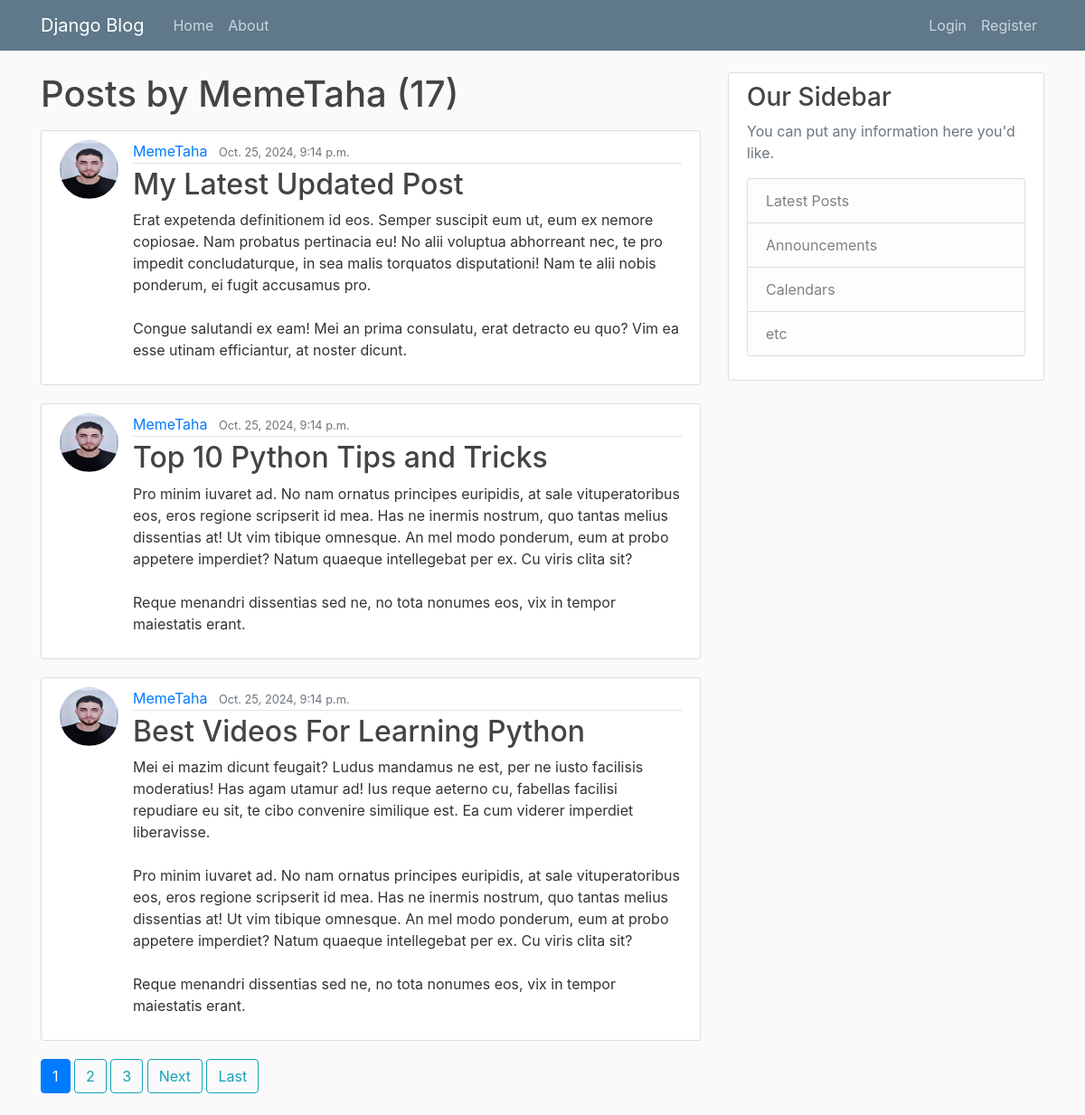
The app's page /user/MemeTaha/posts/ with its own data.
### blog/models.py (models this page shows, shortened)
class Post(models.Model):
    title = models.CharField(max_length=100)
    content = models.TextField()
    date_posted = models.DateTimeField(auto_now_add=True)
    author = models.ForeignKey(User, on_delete=models.CASCADE)

### users/models.py (models this page shows, shortened)
class Profile(models.Model):
    user = models.OneToOneField(User, on_delete=models.CASCADE)
    image = models.ImageField(default='default.png', upload_to='profile_pics')

### blog/views.py (the view)
# urls.py: path('user/<str:username>/posts/', UserPostListView.as_view(), name='user-posts')
class UserPostListView(ListView):
    model = Post
    template_name = "blog/user_posts.html" # <app>/<model>_<viewtype>.html     exmp: blog/post_List.html
    context_object_name = "posts"
    ordering = ['-date_posted']
    paginate_by = 3
    def get_queryset(self):
        username = self.kwargs.get('username')
        user = get_object_or_404(User, username=username)
        return super().get_queryset().filter(author=user)
    def get_context_data(self, **kwargs):
        context = super().get_context_data(**kwargs)
        curr_page = context['page_obj'].number
        end = context['page_obj'].paginator.num_pages
        my_range = range(max(curr_page - 2, 1), min(curr_page + 2 + 1, end + 1))
        context['my_range'] = my_range
        return context

### blog/templates/blog/user_posts.html (shortened to what this page needs)
{% extends "blog/base.html" %}
{% block content %}
    <h1 class="mb-3">Posts by {{view.kwargs.username}} ({{page_obj.paginator.count}})</h1>
    {% for post in posts %}
    <article class="media content-section">
        <img class="rounded-circle article-img" src="{{post.author.profile.image.url}}">
        <div class="media-body">
          <div class="article-metadata">
            <a class="mr-2" href="{% url 'user-posts' post.author.username %}">{{ post.author }}</a>
            <small class="text-muted">{{ post.date_posted }}</small>
          </div>
          <h2><a class="article-title" href="{% url "post-detail" post.id %}">{{ post.title }}</a></h2>
          <p class="article-content">{{ post.content }}</p>
        </div>
    </article>
    {% endfor %}
    {% if is_paginated %}
          {% for page_num in my_range %}
            {% if page_num == page_obj.number %}
              <a class="btn btn-primary mb-4" href="?page={{page_obj.number}}">{{page_obj.number}}</a>
            {% else %}
              <a class="btn btn-outline-info mb-4" href="?page={{page_num}}">{{page_num}}</a>
            {% endif %}
          {% endfor %}
          {% if page_obj.has_next  %}
            <a class="btn btn-outline-info mb-4" href="?page={{ page_obj.next_page_number }}">Next</a>
            <a class="btn btn-outline-info mb-4" href="?page={{page_obj.paginator.num_pages}}">Last</a>
          {% endif %}
    {% endif %}
{% endblock content%}

### blog/static/blog/main.css (style rules this page uses)
body { background: #fafafa; color: #333333; margin-top: 5rem; }
h1, h2, h3, h4, h5, h6 { color: #444444; }
.content-section { background: #ffffff; padding: 10px 20px; border: 1px solid #dddddd; border-radius: 3px; margin-bottom: 20px; }
.article-title { color: #444444; }
.article-content { white-space: pre-line; }
.article-img { height: 65px; width: 65px; margin-right: 16px; }
.article-metadata { padding-bottom: 1px; margin-bottom: 4px; border-bottom: 1px solid #e3e3e3 }

### records on screen
Post: author.profile.image (picture), author "MemeTaha", date_posted "Oct. 25, 2024, 9:14 p.m.", title "My Latest Updated Post", content "Erat expetenda definitionem id eos. Semper suscipit eum ut, eum ex nemore copiosae. Nam probatus pertinacia eu! No alii voluptua abhorreant nec, te pro impedit concludaturque, in sea malis torquatos disputationi! Nam te alii nobis ponderum, ei fugit accusamus pro. Congue salutandi ex eam! Mei an prima consulatu, erat detracto eu quo? Vim ea esse utinam efficiantur, at noster dicunt."
Post: author.profile.image (picture), author "MemeTaha", date_posted "Oct. 25, 2024, 9:14 p.m.", title "Top 10 Python Tips and Tricks", content "Pro minim iuvaret ad. No nam ornatus principes euripidis, at sale vituperatoribus eos, eros regione scripserit id mea. Has ne inermis nostrum, quo tantas melius dissentias at! Ut vim tibique omnesque. An mel modo ponderum, eum at probo appetere imperdiet? Natum quaeque intellegebat per ex. Cu viris clita sit? Reque menandri dissentias sed ne, no tota nonumes eos, vix in tempor maiestatis erant."
Post: author.profile.image (picture), author "MemeTaha", date_posted "Oct. 25, 2024, 9:14 p.m.", title "Best Videos For Learning Python", content "Mei ei mazim dicunt feugait? Ludus mandamus ne est, per ne iusto facilisis moderatius! Has agam utamur ad! Ius reque aeterno cu, fabellas facilisi repudiare eu sit, te cibo convenire similique est. Ea cum viderer imperdiet liberavisse. Pro minim iuvaret ad. No nam ornatus principes euripidis, at sale vituperatoribus eos, eros regione scripserit id mea. Has ne inermis nostrum, quo tantas melius dissentias at! Ut vim tibique omnesque. An mel modo ponderum, eum at probo appetere imperdiet? Natum quaeque intellegebat per ex. Cu viris clita sit? Reque menandri dissentias sed ne, no tota nonumes eos, vix in tempor maiestatis erant."

### other values on screen
{{ view.kwargs.username }} "MemeTaha"
{{ page_obj.paginator.count }} "17"
{{ page_obj.number }} "1"
{{ page_num }} "2" "3"
